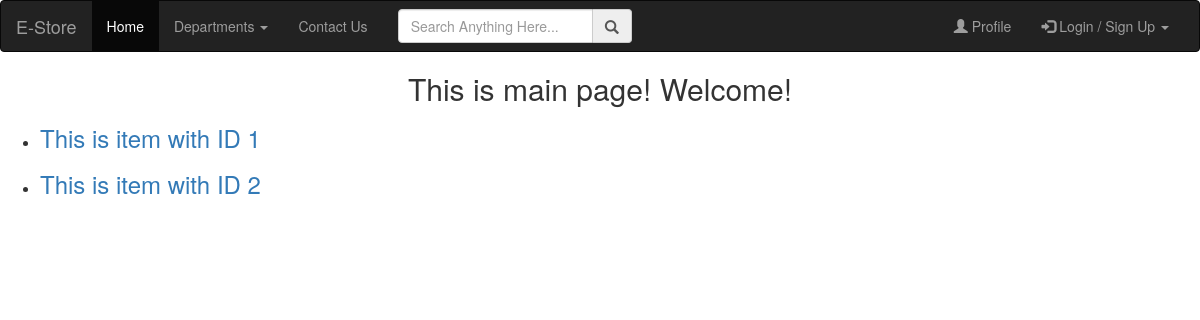
The app's page /, older data.
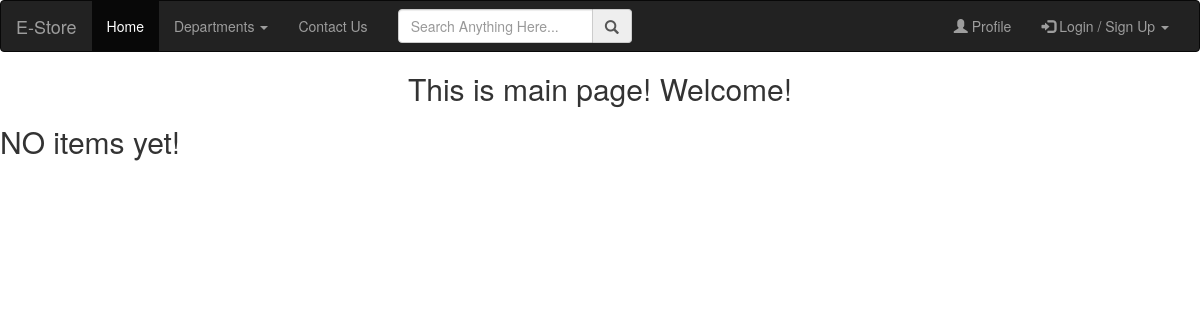
The same page, newer data.
### store/models.py (models this page shows, shortened)
class Item(models.Model):
    item_name = models.CharField(max_length=255)
    item_desc = models.TextField('item_desc')
    item_cost = models.IntegerField()
    item_quantity = models.IntegerField(default=0)
    item_rate = models.FloatField(default=0.0)
    num_of_views = models.IntegerField(default=0)
    item_image = models.ImageField()
    dep_id = models.ForeignKey(Department, on_delete=models.CASCADE)

### store/views.py (the view)
# urls.py: path('', index, name="index"),
def index(request):
    latest_items = Item.objects.order_by('-item_cost')
    return render(request, "store/index.html", {"latest_items": latest_items})

### store/templates/store/index.html
{%extends "store/layout.html" %}
{%block content%}
    <center><h2>This is main page! Welcome!</h2></center>
    {% if latest_items %}
    <ul>
        {% for it in latest_items %}
        <li><h3><a href="{% url 'store:get_item_by_id' it.id%}"> This is item with ID {{it.id}}</a></h3></li>
        {% endfor %}
    </ul>
    {% else %}
        <h2>NO items yet!</h2>
    {% endif %}
{% endblock %}

Row changes from the older to the newer data that the page shows:
removed Item: id "1"
removed Item: id "2"
Text that changed along with them:
text now shown: "NO items yet!"
